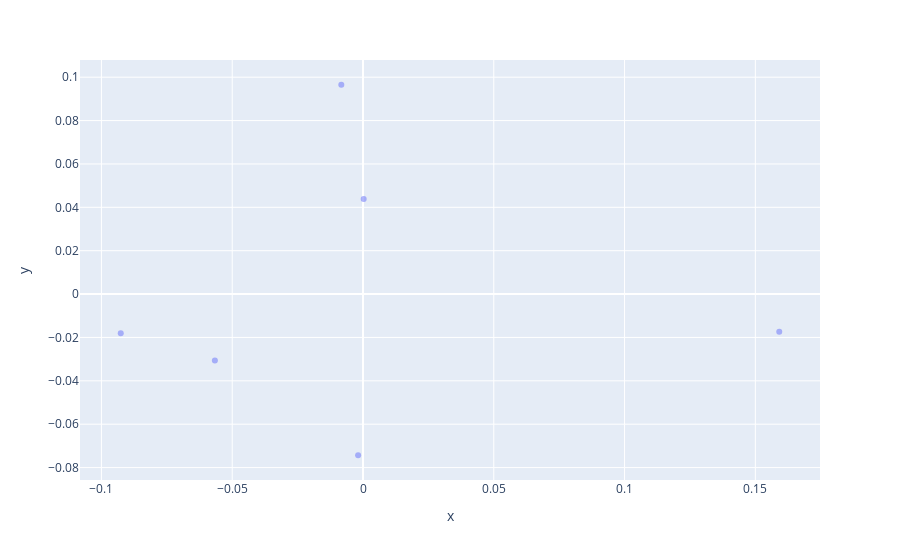

Notebook cell for this chart:
### Markdown cell above
### The typical document length is around 400-600 words with a few exceptions. I'll move on to processing for analytics

### Code cell
nlp = spacy.load('en_core_web_md')  # Loads CNN model

doc = list(data['notes']) # Isolating the documents


# Create initial NLP models of full document text

doc_nlp = []
for d in doc:
    doc_nlp.append(nlp(d))

# Strip punctuation, numbers, stop words

doc_strip = []
for i, d_nlp in enumerate(doc_nlp):
    doc_strip.append([tok.text for tok in d_nlp if (tok.is_alpha & (not tok.is_stop))])
    doc_strip[-1] = ' '.join(doc_strip[-1])

# Re-compute NLP on stripped documents

doc_strip_nlp = []
for d in doc_strip:
    doc_strip_nlp.append(nlp(d))

# Build similarity matrix

sim_mat = np.diag([1.0] * len(doc_strip_nlp))
for i in range(0, len(doc_strip_nlp) - 1):
    for j in range(i + 1, len(doc_strip_nlp)):
        sim_mat[i][j] = doc_strip_nlp[i].similarity(doc_strip_nlp[j])
        sim_mat[j][i] = sim_mat[i][j]

print(sim_mat) 
# Unsuprisingly, the documents are quite similar to eachother. 

pca = PCA(n_components=2)
embeddings_2d = pca.fit_transform(sim_mat) # PCA of similarity matrix
embeddings_df = pd.DataFrame({"x":embeddings_2d[:, 0], "y":embeddings_2d[:, 1]})
fig = px.scatter(embeddings_df, x='x', y='y', opacity=0.5)
fig.show()

sse = {}
for k in range(1, 7):
    kmeans = KMeans(n_clusters=k, max_iter=1000).fit(embeddings_2d)
    data["clusters"] = kmeans.labels_
    #print(data["clusters"])
    sse[k] = kmeans.inertia_ # Inertia: Sum of distances of samples to their closest cluster center
plt.figure()
plt.plot(list(sse.keys()), list(sse.values()))
plt.xlabel("Number of clusters")
plt.ylabel("SSE")
plt.show()

# Creates clusters
kmeans = KMeans(n_clusters=3, n_init=10)
kmeans.fit(embeddings_2d)

print(kmeans.cluster_centers_)

print(len(kmeans.labels_))

plt.scatter(embeddings_2d[:,0],embeddings_2d[:,1], c=kmeans.labels_, cmap="rainbow")
sns.scatterplot(data=embeddings_2d, x=embeddings_2d[:,0],y=embeddings_2d[:,1],
                hue=kmeans.labels_, palette=color_dict, linewidth=0, edgecolor="none",
                alpha = .6)

data = embeddings_2d
labels = kmeans.labels_
plt.show()

### Figure 1 — Plotly figure (JSON) as saved in the notebook; plotly's stock layout.template omitted (floating-point values rounded to 4 significant figures)
{"data": [{"hovertemplate": "x=%{x}<br>y=%{y}<extra></extra>", "legendgroup": "", "marker": {"color": "#636efa", "opacity": 0.5, "symbol": "circle"}, "mode": "markers", "name": "", "orientation": "v", "showlegend": false, "type": "scatter", "x": [-0.05662, 0.0002568, -0.001865, 0.1591, -0.09261, -0.008294], "xaxis": "x", "y": [-0.03061, 0.04387, -0.07432, -0.01734, -0.01811, 0.09652], "yaxis": "y"}], "layout": {"legend": {"tracegroupgap": 0}, "margin": {"t": 60}, "xaxis": {"anchor": "y", "domain": [0, 1], "title": {"text": "x"}}, "yaxis": {"anchor": "x", "domain": [0, 1], "title": {"text": "y"}}}}
